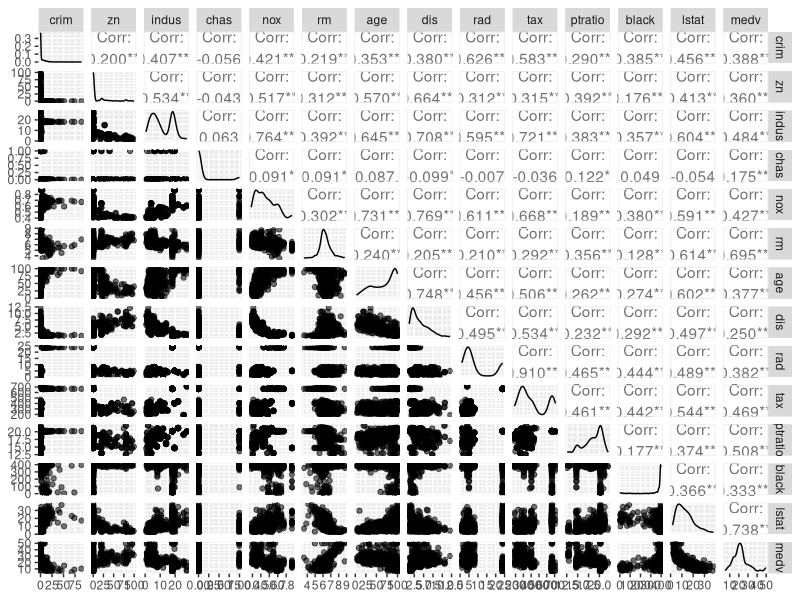
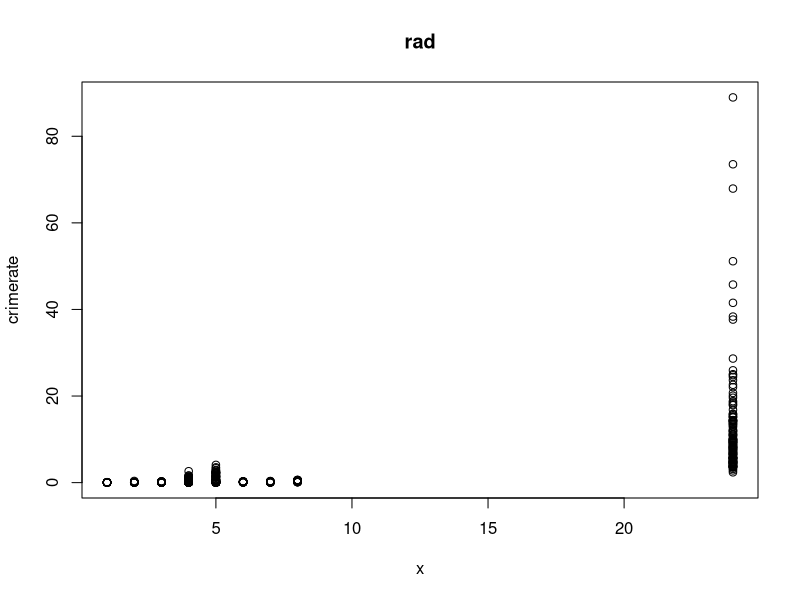
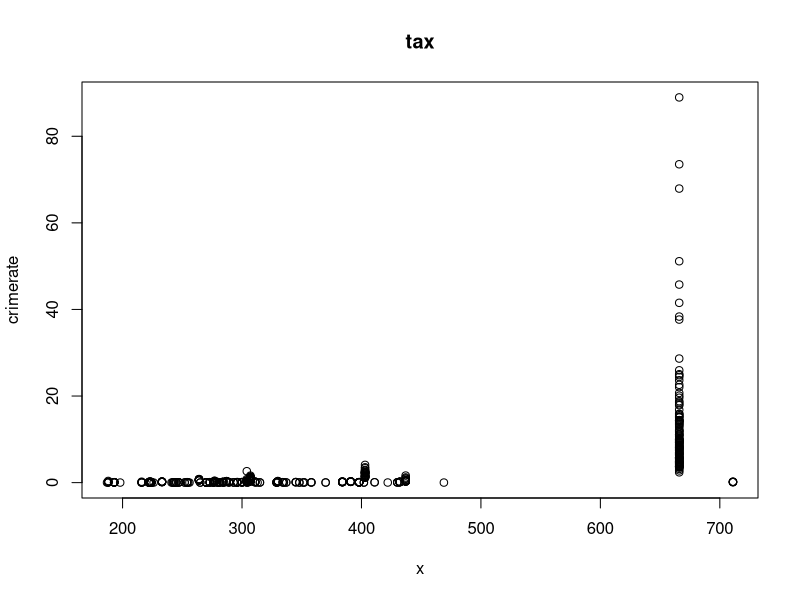
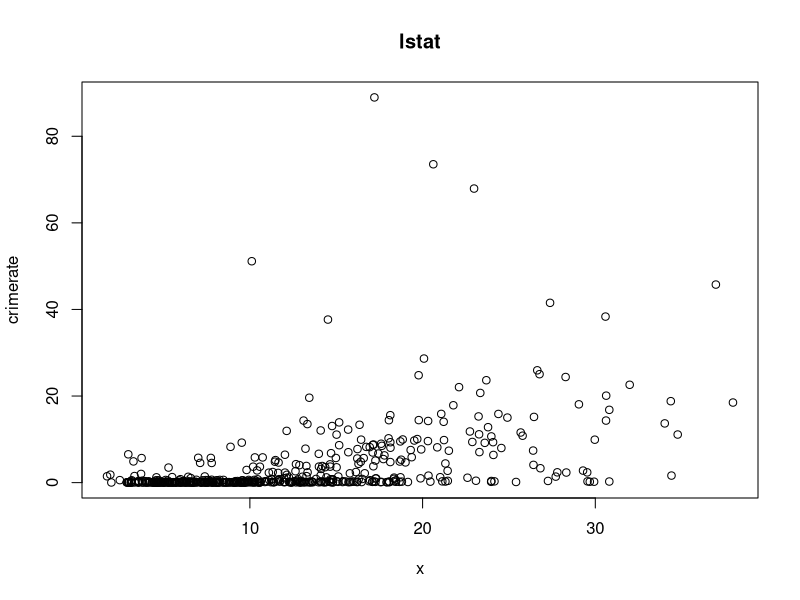
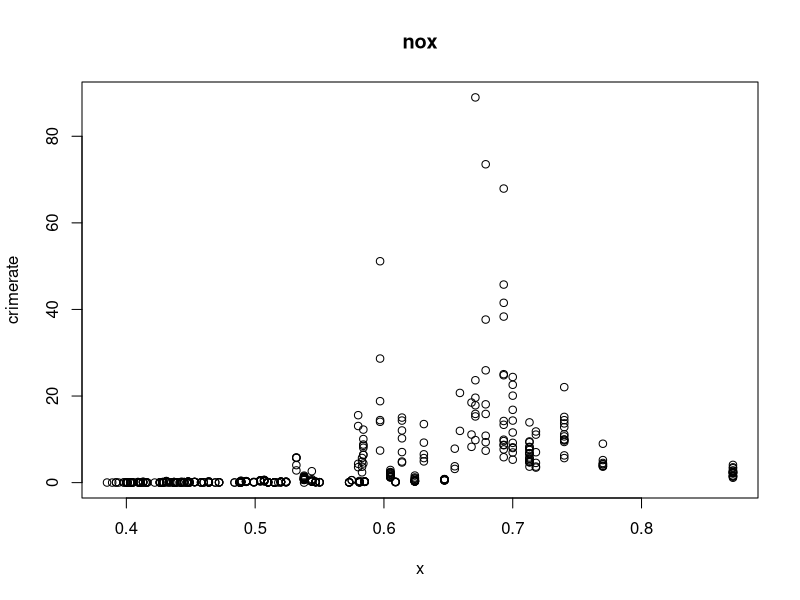
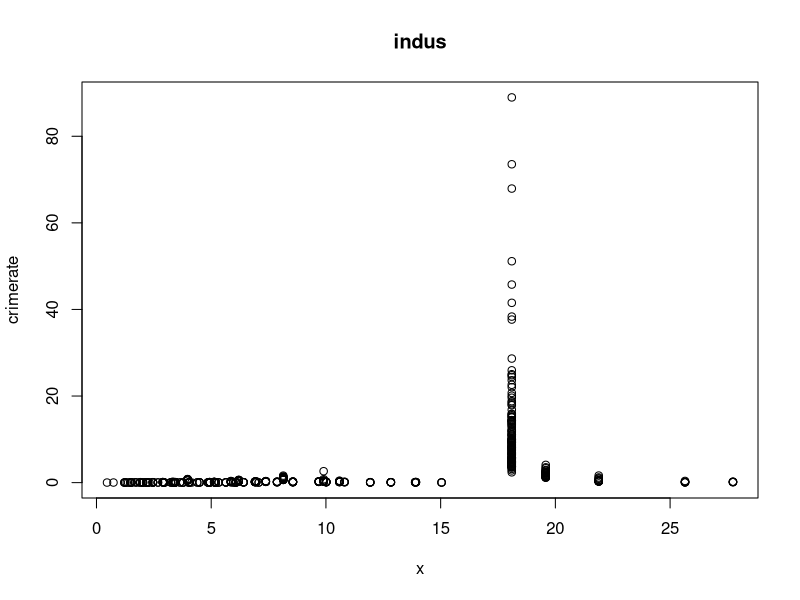
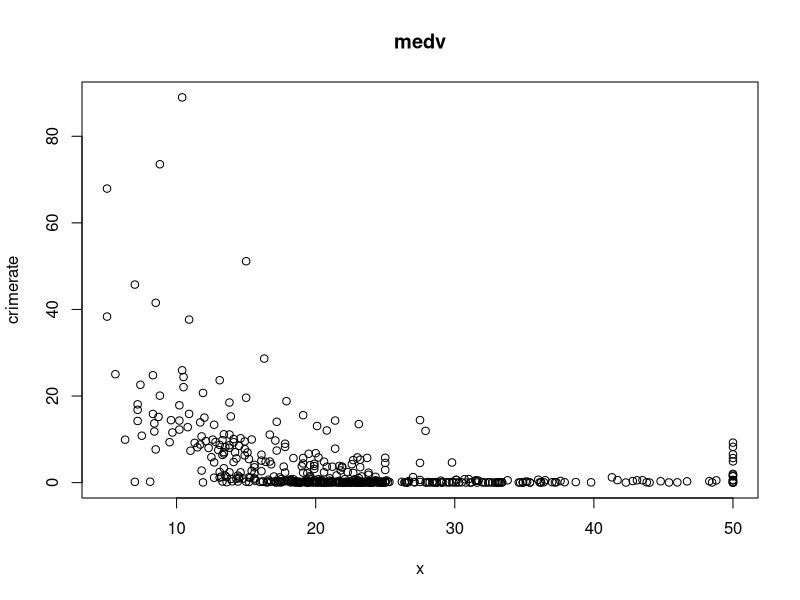
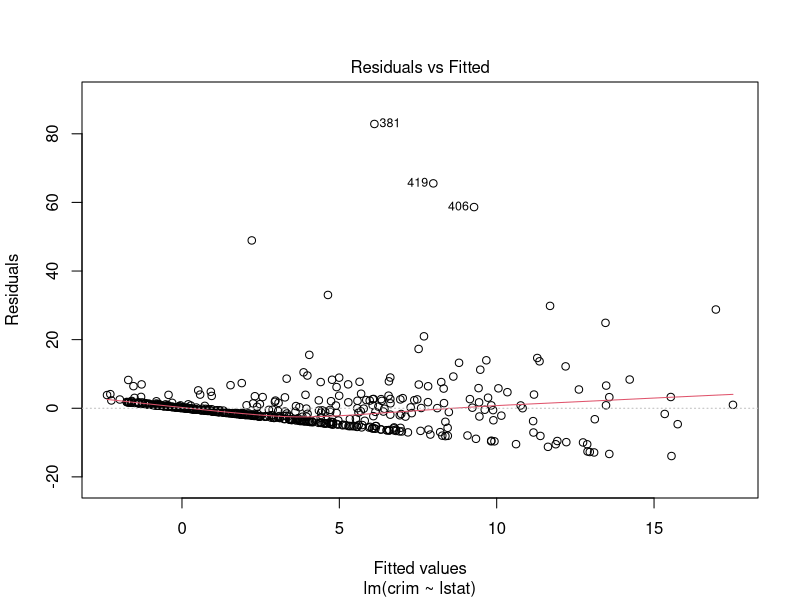

R code for these plots, in order:
## ---- chunk 1
library(MASS)
data(Boston)
str(Boston)
## ---- chunk 2

library(GGally)
library(ggplot2)

ggpairs(Boston, aes(alpha=0.4))
## ---- chunk 3
library(dplyr)
coln <- c("rad", "tax", "lstat", "nox", "indus", "medv")
crimerate <- Boston$crim
selection <- select(Boston, one_of(coln))

for(i in 1:length(coln)){
x <- selection[,i]
plot(x, crimerate, title(coln[i]))}
## ---- chunk 4
crime_model <- lm(data = Boston, crim ~ lstat + medv)
summary (crime_model)
## ---- chunk 5
lstat_model <- lm(data = Boston, crim ~ lstat)
summary (lstat_model)

## ---- chunk 6
medv_model <- lm(data = Boston, crim ~ medv)
summary (medv_model)
## ---- chunk 7
medv_lstat <- lm(data = Boston, lstat ~ medv)
summary(medv_lstat)
## ---- chunk 8
plot(lstat_model, which = c(1,2,5))
